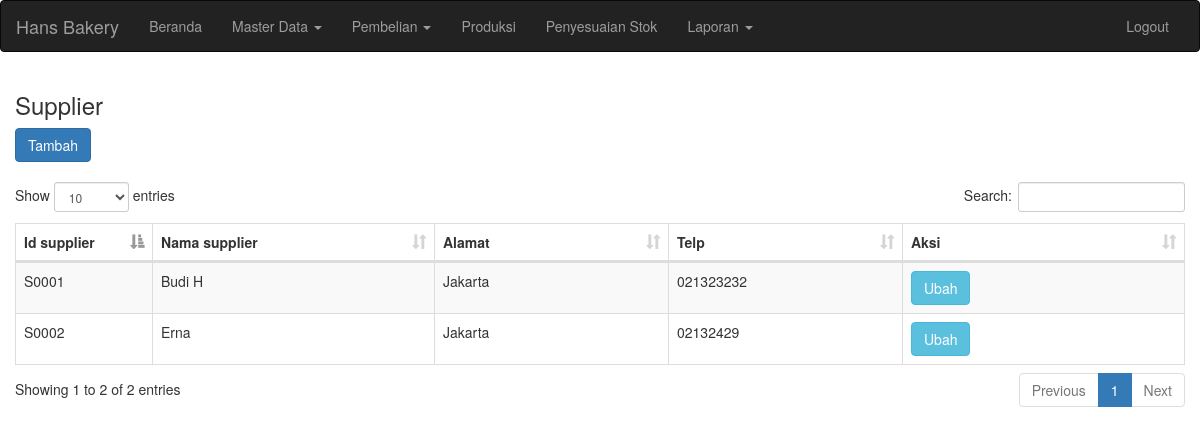
The page /supplier.php (signed in) on the database its author committed.
### tables this page shows
CREATE TABLE `supplier` (
  `id_supplier` varchar(10) NOT NULL,
  `nama_supplier` varchar(50) NOT NULL,
  `alamat_supplier` varchar(100) NOT NULL,
  `telp_supplier` varchar(30) NOT NULL,
  PRIMARY KEY (`id_supplier`)
);

### supplier.php (the view, shortened to what this page needs)
<!doctype html>
<html lang="en">
<head>
	<?php include("head.php"); ?>
</head>
<body>
	<?php include("header.php"); ?>
	<div class="content container-fluid">
		<h3>Supplier</h3>
		<a href="supplier_tambah.php" class="btn btn-primary" >Tambah</a>
		<br/>
		<br/>
		<div style="width : 1000px:">
			<table class="table table-bordered table-striped table-hover table-sort">
				<thead>
					<tr>
						<th style="width: 100px;">Id supplier</th>
						<th style="width: 250px;">Nama supplier</th>
						<th style="width: 200px;">Alamat</th>
						<th style="width: 200px;">Telp</th>
						<th style="width: 250px;">Aksi</th>
					</tr>
				</thead>
				<?php
					$query = "select * from supplier";
					$result = mysql_query($query);
					while($row = mysql_fetch_array($result))
					{
				?>
					<tr>
						<td><?php echo $row["id_supplier"]; ?></td>
						<td><?php echo $row["nama_supplier"]; ?></td>
						<td><?php echo $row["alamat_supplier"]; ?></td>
						<td><?php echo $row["telp_supplier"]; ?></td>
						<td>
							<a href="supplier_ubah.php?id_supplier=<?php echo $row["id_supplier"]; ?>" class="btn btn-info">Ubah</a>
						</td>
					</tr>
				<?php
					}
				?>
			</table>
		</div>
	</div>
</body>
</html>

### rows shown on the page
supplier: id_supplier "S0001", nama_supplier "Budi H", alamat_supplier "Jakarta", telp_supplier "021323232"
supplier: id_supplier "S0002", nama_supplier "Erna", alamat_supplier "Jakarta", telp_supplier "02132429"
